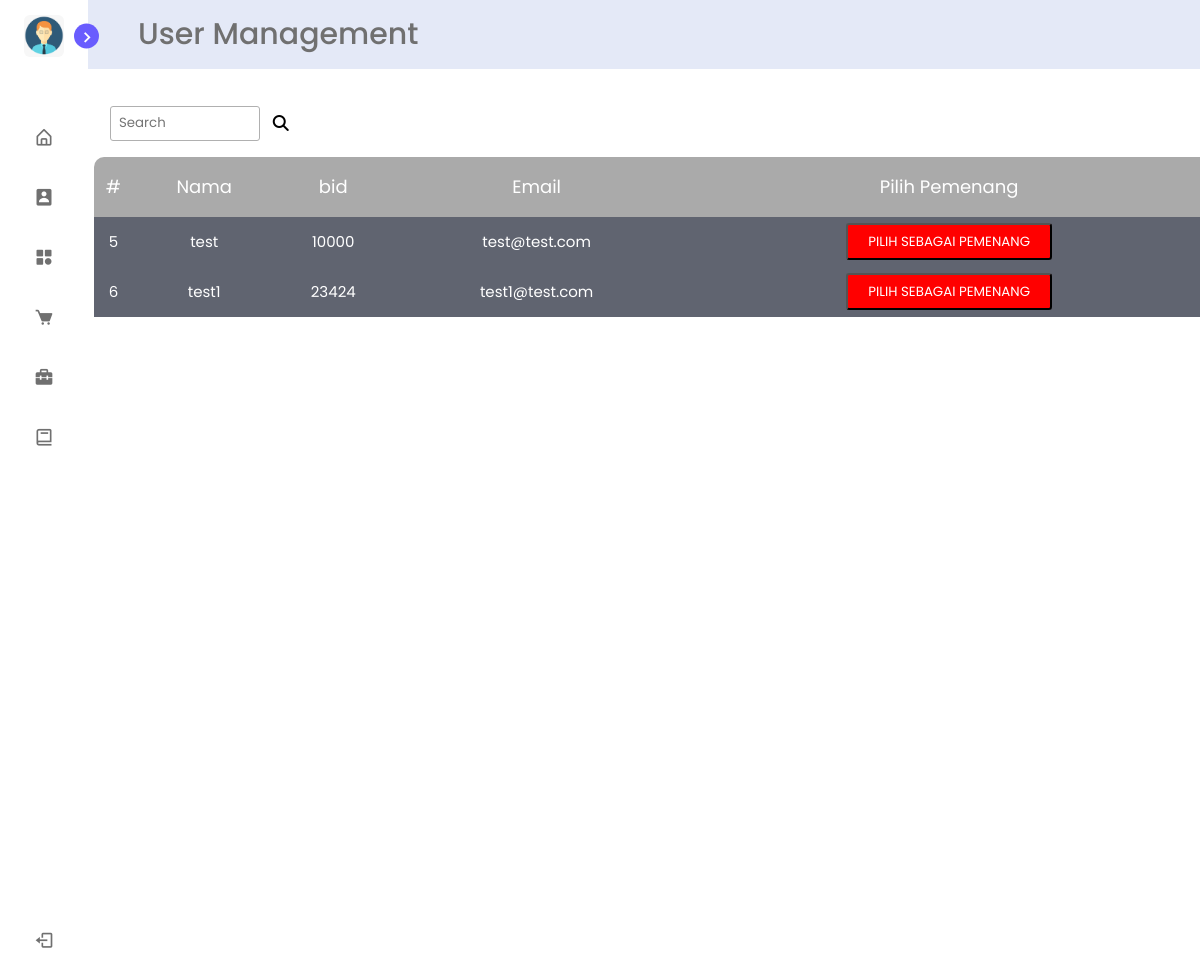
The app's page /Admin/bid/produk.php?id=64 (signed in) with its own data.
### tables this page shows
CREATE TABLE `history` (
  `id_history` bigint(20) NOT NULL,
  `idbid` bigint(20) DEFAULT NULL,
  `idbidder` bigint(20) DEFAULT NULL,
  `bid` bigint(20) NOT NULL,
  `status_lelang` enum('proses','pemenang','kalah') NOT NULL
);

CREATE TABLE `users` (
  `id_user` int(11) NOT NULL,
  `name` varchar(30) NOT NULL,
  `username` varchar(30) NOT NULL,
  `password` varchar(255) NOT NULL,
  `email` varchar(30) NOT NULL,
  `level` enum('user','admin') NOT NULL
);

### Admin/bid/produk.php (the view, shortened to what this page needs)
<?php
$id = $_GET['id'];
$result = mysqli_query($conn,"SELECT * from history join bid on history.idbid = bid.id_bid
         join produk on bid.id_products = produk.id_produk
         join bidder on history.idbidder = bidder.id_bidder
         join users on bidder.id_user = users.id_user where idbid = $id");
$his =[];
while($row = mysqli_fetch_assoc($result)){
  $his[] = $row;
}
?>
<!DOCTYPE html>
<html lang="en">
<head>
    <link rel="stylesheet" href="./../css/style.css">
    <link rel="stylesheet" href="./../css/crud.css">
    <link href='https://unpkg.com/boxicons@2.1.1/css/boxicons.min.css' rel='stylesheet'>
    <link rel="stylesheet" href="./../../css/fontawesome-free-6.2.0-web/css/all.css">
    <link rel="stylesheet" href="./../css/fontawesome-free-6.2.0-web/css/all.min.css">
</head>
<body>
<nav class="sidebar close">
        <header>
            <div class="image-text">
                <span class="image">
                    <img src="./../img/admin-profile.png" alt="">
                </span>
            </div>
            <i class='bx bx-chevron-right toggle'>
            </i>
        </header>
        <div class="menu-bar">
            <div class="menu">
                <ul class="menu-links">
                    <li class="nav-link">
                        <a href="../index.php">
                            <i class='bx bx-home-alt icon' ></i>
                        </a>
                    </li>
                    <li class="nav-link">
                        <a href="user.php">
                            <i class='bx bxs-user-rectangle icon' ></i>
                        </a>
                    </li>
                    <li class="nav-link">
                        <a href="../kategori/read.php">
                            <i class='bx bxs-category icon' ></i>
                        </a>
                    </li>
                    <li class="nav-link">
                        <a href="../produk/read.php">
                            <i class='bx bxs-cart icon'></i>
                        </a>
                    </li>
                    <li class="nav-link">
                        <a href="../lelang/read.php">
                            <i class='bx bxs-briefcase-alt-2 icon'></i>
                        </a>
                    </li>
                    <li class="nav-link">
                        <a href="../bid/read.php">
                            <i class='bx bx-book icon'></i>
                        </a>
                    </li>
                </ul>
            </div>
            <div class="bottom-content">
                <li class="nav-link">
                    <a href="../../Auth/logout.php">
                        <i class='bx bx-log-out icon' ></i>
                    </a>
                </li>
            </div>
        </div>
    </nav>
    <section class="main">
        <div class="text">User Management</div>
        <div class="content">
            <div class="table-responsive">
                <div class="record-header">
                    <div class="search-sec">
                        <input type="search" name="search" placeholder="Search" class="search-record">
                        <i class="fa-solid fa-magnifying-glass"></i>
                    </div>
                </div>
                <div class="record">
                    <table>
                        <thead class="header-table">
                        <tr>
                           <th class="col1-1">#</th>
                           <th class="col2-1">Nama</th>
                           <th class="col3-1">bid</th>
                           <th class="col4-1">Email</th>
                           <th class="col5-1">Pilih Pemenang</th>
                        </tr>
                        </thead>
                        <tbody>
                            <tr>
                            <?php $i =1; foreach($his as $hi): ?>
                                <form action="" method="post">
                                    <td class="col1-1"><?php echo $hi['id_history']?></td>
                                    <td class="col2-1"><?php echo $hi['name']?></td>
                                    <td class="col3-1"><?php echo $hi['bid']?></td>
                                    <td class="col4-1"><?php echo $hi['email']?></td>
                                    <?php if($hi["status_lelang"] != "pemenang"):?>
                                    <td class="col5-1">
                                        <input type="submit" name = "win" value="Pilih Sebagai Pemenang" class ="btn">
                                        </td>
                                    <?php else:?>
                                        <td class="col5-1"><?php echo $hi['status_lelang'];?>
                                        </td>
                                    <?php endif?>
                                </form>
                            </tr>
                            <?php $i++; endforeach; ?>
                        </tbody>
                    </table>
                </div>
            </div>
        </div>
    </section>
</body>
</html>

### Admin/css/style.css (style rules this page uses)
* { margin: 0; padding: 0; box-sizing: border-box; font-family: 'Poppins', sans-serif; }
:root { --body-color: #E4E9F7; --sidebar-color: #FFF; --primary-color: #695CFE; --primary-color-light: #F6F5FF; --toggle-color: #DDD; --text-color: #707070; --tran-03: all 0.2s ease; --tran-03: all 0.3s ease; --tran-04: all 0.3s ease; --tran-05: all 0.3s ease; }
body { min-height: 100vh; background-color: var(--body-color); transition: var(--tran-05); }
.sidebar { position: fixed; top: 0; left: 0; height: 100%; width: 250px; padding: 10px 14px; background: var(--sidebar-color); transition: var(--tran-05); z-index: 100; }
.sidebar.close { width: 88px; }
.sidebar li { height: 50px; list-style: none; display: flex; align-items: center; margin-top: 10px; }
.sidebar header .image, .sidebar .icon { min-width: 60px; border-radius: 6px; }
.sidebar .icon { min-width: 60px; border-radius: 6px; height: 100%; display: flex; align-items: center; justify-content: center; font-size: 20px; }
.sidebar .text, .sidebar .icon { color: var(--text-color); transition: var(--tran-03); }
.sidebar header { position: relative; }
.sidebar header .image-text { display: flex; align-items: center; }
.sidebar header .image { display: flex; align-items: center; justify-content: center; }
.sidebar header .image img { width: 40px; border-radius: 6px; }
.sidebar header .toggle { position: absolute; top: 50%; right: -25px; transform: translateY(-50%) rotate(180deg); height: 25px; width: 25px; background-color: var(--primary-color); color: var(--sidebar-color); border-radius: 50%; display: flex; align-items: center; justify-content: center; font-size: 22px; cursor: pointer; transition: var(--tran-05); }
.sidebar.close .toggle { transform: translateY(-50%) rotate(0deg); }
.sidebar .menu { margin-top: 40px; }
.sidebar li a { list-style: none; height: 100%; background-color: transparent; display: flex; align-items: center; height: 100%; width: 100%; border-radius: 6px; text-decoration: none; transition: var(--tran-03); }
.sidebar .menu-bar { height: calc(100% - 55px); display: flex; flex-direction: column; justify-content: space-between; overflow-y: scroll; }
.main { position: absolute; top: 0; top: 0; left: 250px; height: 100vh; width: calc(100% - 250px); background-color: var(--body-color); transition: var(--tran-05); }
.main .text { font-size: 30px; font-weight: 500; color: var(--text-color); padding: 12px 60px; }
.sidebar.close ~ .main { left: 78px; height: 100vh; width: calc(100% - 78px); }
.content { padding: 1.3rem 1rem; background: white; width: 100%; }

### Admin/css/crud.css (style rules this page uses)
.table-responsive { width: 100%; }
.record-header { padding: 1rem; display: flex; justify-content: space-between; align-items: center; }
.add, .search-sec { display: flex; align-items: center; }
.search-sec .search-record { width: 150px; height: 35px; border: 1px solid #b0b0b0; border-radius: 3px; display: inline-block; padding: 0rem 0.5rem; margin-right: 0.8rem; color: #666; outline: none; }
.record { width: 100%; min-height: 100vh; }
table { border-collapse: collapse; background: #fff; border-radius: 10px 10px 0px 0px; overflow: hidden; width: 100%; margin: 0 auto; position: absolute; }
table * { position: block; }
table thead tr { height: 60px; background: #aaaaaa; }
.header-table th { font-size: 18px; color: #fff; line-height: 1.2; font-weight: unset; }
table tbody tr { height: 50px; }
tbody tr { font-size: 15px; color: #fff; line-height: 1.2; font-weight: unset; background: #606470; }
.col1-1,.col2-1,.col3-1,.col4-1,.col5-1 { text-align: center; }
.btn { position: relative; background: red; margin: 0.3125rem 1px; padding:0.40625rem 1.25rem; font-weight:400; color: white; text-transform: uppercase; border-radius: 0.2rem; line-height:1.5; }

### records on screen
history: id_history "5", users.name "test", bid "10000", users.email "test@test.com"
history: id_history "6", users.name "test1", bid "23424", users.email "test1@test.com"
